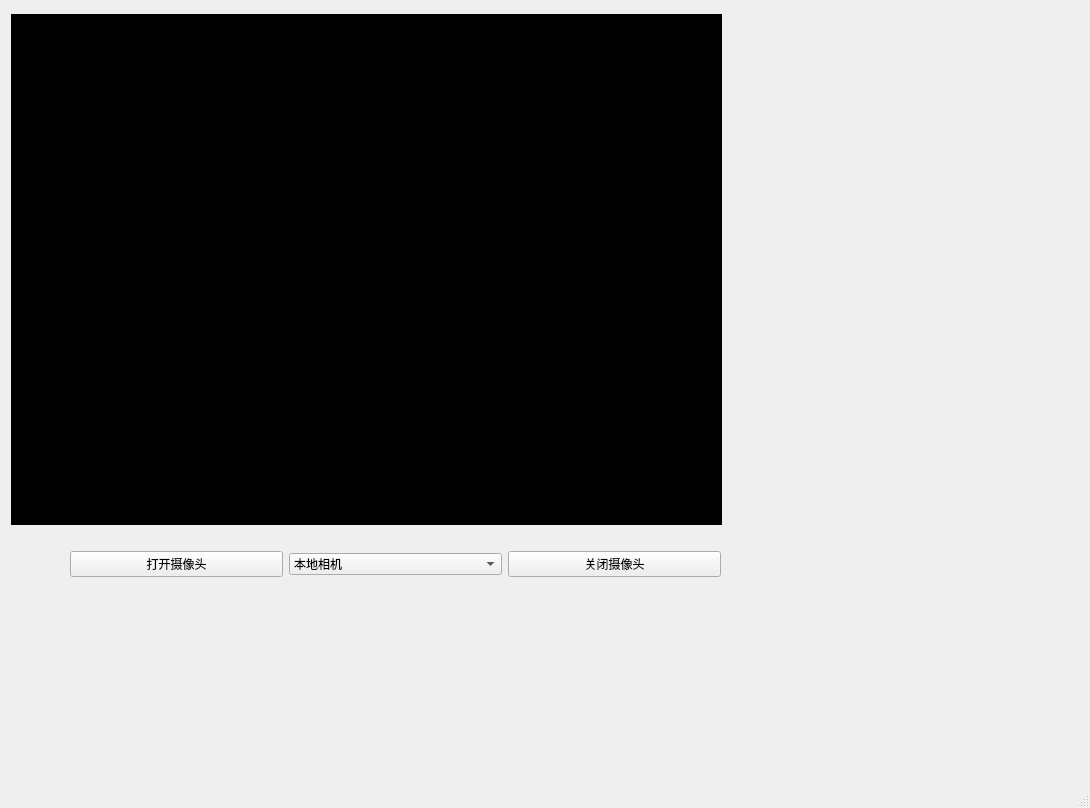
<?xml version="1.0" encoding="UTF-8"?>
<ui version="4.0">
 <class>MainWindow</class>
 <widget class="QMainWindow" name="MainWindow">
  <property name="geometry">
   <rect>
    <x>0</x>
    <y>0</y>
    <width>1090</width>
    <height>808</height>
   </rect>
  </property>
  <property name="windowTitle">
   <string>MainWindow</string>
  </property>
  <widget class="QWidget" name="widget">
   <widget class="QLabel" name="label">
    <property name="geometry">
     <rect>
      <x>11</x>
      <y>14</y>
      <width>711</width>
      <height>511</height>
     </rect>
    </property>
    <property name="styleSheet">
     <string notr="true">background-color: rgb(0, 0, 0);</string>
    </property>
    <property name="text">
     <string>TextLabel</string>
    </property>
   </widget>
   <widget class="QWidget" name="layoutWidget">
    <property name="geometry">
     <rect>
      <x>70</x>
      <y>539</y>
      <width>651</width>
      <height>51</height>
     </rect>
    </property>
    <layout class="QHBoxLayout" name="horizontalLayout">
     <item>
      <widget class="QPushButton" name="pushButton">
       <property name="text">
        <string>打开摄像头</string>
       </property>
      </widget>
     </item>
     <item>
      <widget class="QComboBox" name="comboBox">
       <item>
        <property name="text">
         <string>本地相机</string>
        </property>
       </item>
       <item>
        <property name="text">
         <string>外部相机</string>
        </property>
       </item>
       <item>
        <property name="text">
         <string>其他</string>
        </property>
       </item>
      </widget>
     </item>
     <item>
      <widget class="QPushButton" name="pushButton_2">
       <property name="text">
        <string>关闭摄像头</string>
       </property>
      </widget>
     </item>
    </layout>
   </widget>
   <widget class="QLabel" name="label_2">
    <property name="geometry">
     <rect>
      <x>740</x>
      <y>15</y>
      <width>331</width>
      <height>571</height>
     </rect>
    </property>
    <property name="styleSheet">
     <string notr="true">image: url(:/zaopian/realsmallmap.png);</string>
    </property>
    <property name="text">
     <string/>
    </property>
   </widget>
  </widget>
  <widget class="QMenuBar" name="menubar">
   <property name="geometry">
    <rect>
     <x>0</x>
     <y>0</y>
     <width>1090</width>
     <height>26</height>
    </rect>
   </property>
  </widget>
  <widget class="QStatusBar" name="statusbar"/>
 </widget>
 <resources>
  <include location="qtimage.qrc"/>
 </resources>
 <connections/>
</ui>
